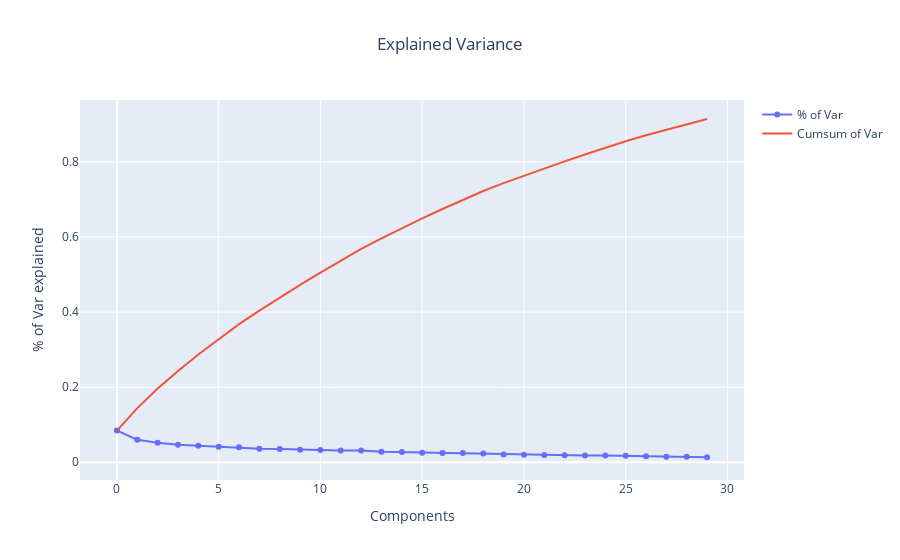

The notebook cell this image was saved under:
### Code cell
X = data_processed.drop('G3', axis=1)
Y = data_processed.G3

from sklearn.preprocessing import StandardScaler
X_std=StandardScaler().fit_transform(X)

from sklearn.decomposition import PCA
pca_2 = PCA(n_components=30)
pca_result_2 = pca_2.fit_transform(X_std)

import plotly.graph_objects as go
fig = go.Figure()
fig.add_trace(go.Scatter(y=pca_2.explained_variance_ratio_, mode='lines+markers', name = "% of Var"))
fig.add_trace(go.Scatter(y=np.cumsum(pca_2.explained_variance_ratio_), name = "Cumsum of Var"))
fig.update_layout(
    title = "Explained Variance",
    title_x = 0.5,
    xaxis_title = "Components",
    yaxis_title = "% of Var explained"
)

### Figure 1 — Plotly figure (JSON) as saved in the notebook; plotly's stock layout.template omitted (floating-point values rounded to 4 significant figures)
{"data": [{"mode": "lines+markers", "name": "% of Var", "type": "scatter", "y": [0.08435, 0.05996, 0.05208, 0.04675, 0.04399, 0.04111, 0.03974, 0.03597, 0.03527, 0.03321, 0.03296, 0.03173, 0.03116, 0.02835, 0.02721, 0.02568, 0.02507, 0.02458, 0.02344, 0.02088, 0.01976, 0.01958, 0.01879, 0.01828, 0.01794, 0.01736, 0.01614, 0.01498, 0.01468, 0.01342]}, {"name": "Cumsum of Var", "type": "scatter", "y": [0.08435, 0.1443, 0.1964, 0.2431, 0.2871, 0.3282, 0.368, 0.4039, 0.4392, 0.4724, 0.5054, 0.5371, 0.5683, 0.5966, 0.6238, 0.6495, 0.6746, 0.6992, 0.7226, 0.7435, 0.7633, 0.7828, 0.8016, 0.8199, 0.8378, 0.8552, 0.8713, 0.8863, 0.901, 0.9144]}], "layout": {"title": {"text": "Explained Variance", "x": 0.5}, "xaxis": {"title": {"text": "Components"}}, "yaxis": {"title": {"text": "% of Var explained"}}}}
